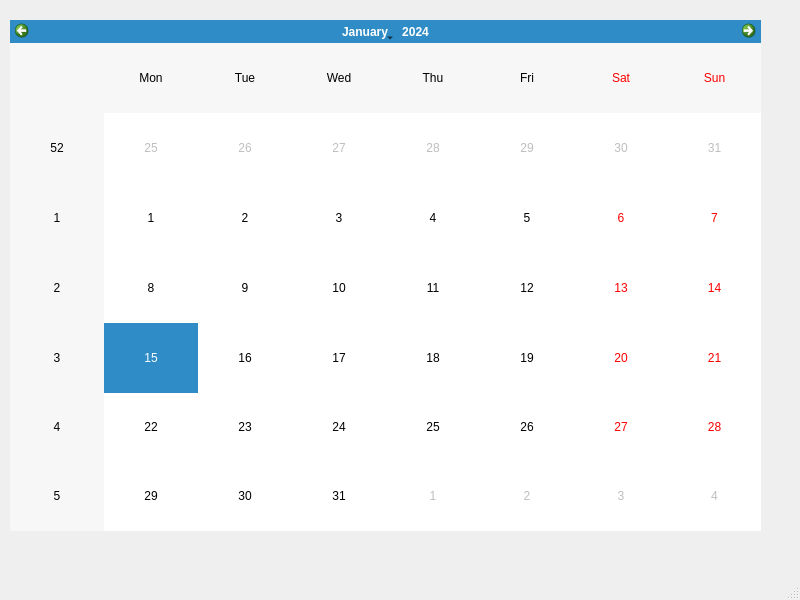
<?xml version="1.0" encoding="UTF-8"?>
<ui version="4.0">
 <class>MainWindow</class>
 <widget class="QMainWindow" name="MainWindow">
  <property name="geometry">
   <rect>
    <x>0</x>
    <y>0</y>
    <width>800</width>
    <height>600</height>
   </rect>
  </property>
  <property name="windowTitle">
   <string>MainWindow</string>
  </property>
  <widget class="QWidget" name="centralwidget">
   <widget class="QCalendarWidget" name="calendarWidget">
    <property name="geometry">
     <rect>
      <x>10</x>
      <y>20</y>
      <width>751</width>
      <height>511</height>
     </rect>
    </property>
   </widget>
  </widget>
  <widget class="QStatusBar" name="statusbar"/>
 </widget>
 <resources/>
 <connections/>
</ui>
